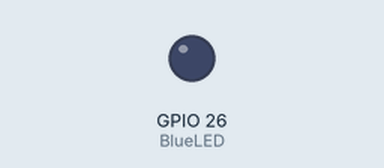
Recording of a program running on a simulated ESP32 board running MicroPython. Parts: output pins drawn as LEDs (lit = HIGH).

Above: at 0.15 s.
Timing chart, 0 to 1.6 s (numbered marks = the images above):
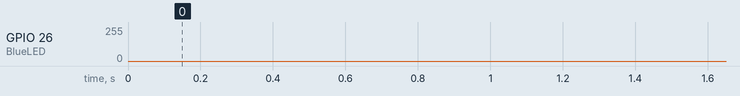

The program:

demo4.py
```python
# Demo 4.1 - Blinky PWM version
from machine import Pin, PWM
BlueLED = PWM(Pin(26), freq=1, duty=512)

# pause
BlueLED.freq(10)
BlueLED.freq(30)
BlueLED.freq(60)

# pause
BlueLED.duty(300)
BlueLED.duty(100)
BlueLED.duty(700)

# pause
BlueLED.deinit()

# Demo 4.2 - Fading LEDs
from machine import Pin, PWM
from time import sleep
BlueLED = PWM(Pin(26), freq=5000, duty=0)
while True:
    for i in range(1024):
       BlueLED.duty(i)
       sleep(0.001)
    for i in range(1024, 0, -1):
       BlueLED.duty(i)
       sleep(0.001)

# pause
BlueLED.deinit()

# Demo 4.3 - Multicolor LED
from machine import Pin, PWM

RedLED = PWM(Pin(21), duty=0)
GreenLED = PWM(Pin(22), duty=0)
BlueLED = PWM(Pin(26), duty=0)

RedLED.duty(round(1024*1/5))
GreenLED.duty(round(1024*3/5))
BlueLED.duty(round(1024*4/5))

# pause
RedLED.deinit()
GreenLED.deinit()
BlueLED.deinit()

# Demo 4.4 - Rainbow
from machine import Pin, PWM
from time import sleep

def fade(led, begin=0, end=1024, step=1):
    for i in range(begin, end, step):
        led.duty(i)
        sleep(0.001)

RedLED = PWM(Pin(21), duty=0)
GreenLED = PWM(Pin(22), duty=0)
BlueLED = PWM(Pin(26), duty=0)

while True:
   fade(GreenLED)                           # Ramp up green
   fade(RedLED, begin=1024,end=0,step=-1)   # Ramp down red
   fade(BlueLED)                            # Ramp up blue
   fade(GreenLED, begin=1024,end=0,step=-1) # Ramp down green
   fade(RedLED)                             # Ramp up red
   fade(BlueLED, begin=1024,end=0,step=-1)  # Ramp down blue

# Demo 4.5 - cross fading Rainbow
from machine import Pin, PWM
from time import sleep

def crossFade(ledUp, ledDown, begin=0, end=1024):
   for i in range(begin, end):
      ledUp.duty(i)
      ledDown.duty(1023-i)
      sleep(0.002)

RedLED = PWM(Pin(21), duty=0)
GreenLED = PWM(Pin(22), duty=0)
BlueLED = PWM(Pin(26), duty=0)

while True:
   crossFade(GreenLED, RedLED)    # Ramp up green / ramp down red
   crossFade(BlueLED, GreenLED)   # Ramp up red / ramp down green
   crossFade(RedLED, BlueLED)     # Ramp up red / ramp down blue

# Demo 4.6 - L9110 Fan Motor Module
from machine import Pin
inA = Pin(21, Pin.OUT)
inB = Pin(22, Pin.OUT)

# pause

inA.value(0)
inB.value(1)    # Forward
# pause
inB.value(0)    # Stop
# pause
inA.value(1)    # Reverse

# Demo 4.7 - L9110 Fan Motor Module with PWM
from machine import Pin, PWM
pwmFan = PWM(Pin(21))
reverseFan = Pin(22, Pin.OUT)

pwmFan.duty(717) # 70% duty cycle ( 70 * 1024 / 100 )
# pause
pwmFan.duty(307) # 30% duty cycle ( 30 * 1024 / 100 )
# pause
reverseFan.value(1)

# Demo 4.8 - SG90 MicroServo
from machine import Pin, PWM

# Set the frequency to 50Hz (one cycle per 20ms)
pwmServo = PWM(Pin(26), freq=50, duty=8)

pwmServo.duty(34)  # 20ms *  34 / 1024 = 0.66 ms)
pwmServo.duty(77)  # 20ms *  77 / 1024 = 1.50 ms)
pwmServo.duty(132) # 20ms * 132 / 1024 = 2.58 ms)
```
